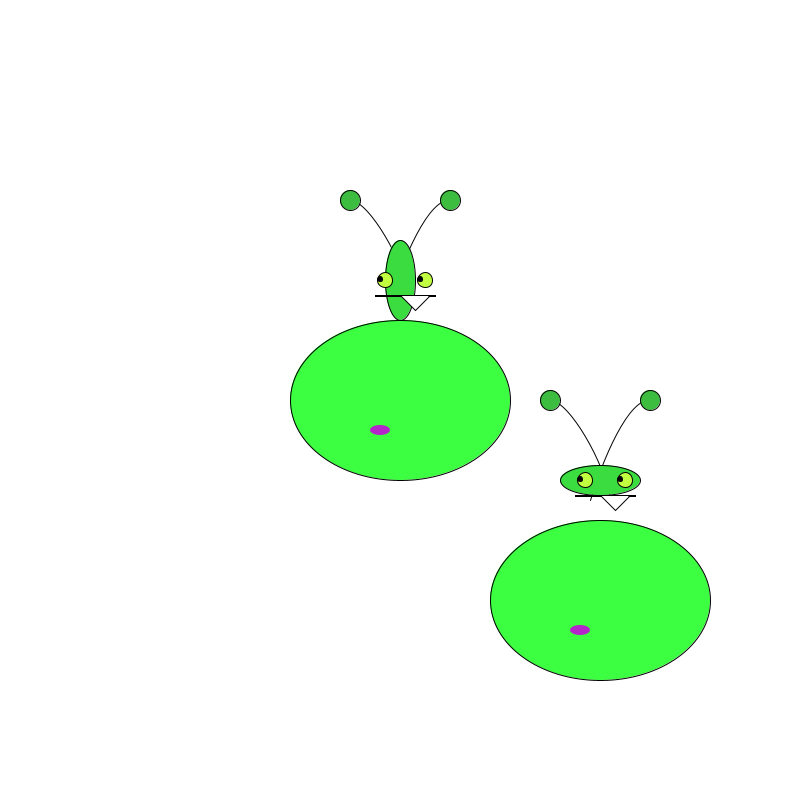
Frame 1 (no input)
Frame 60 (the mouse pressed at the canvas centre just before this capture): identical to frame 1, image omitted
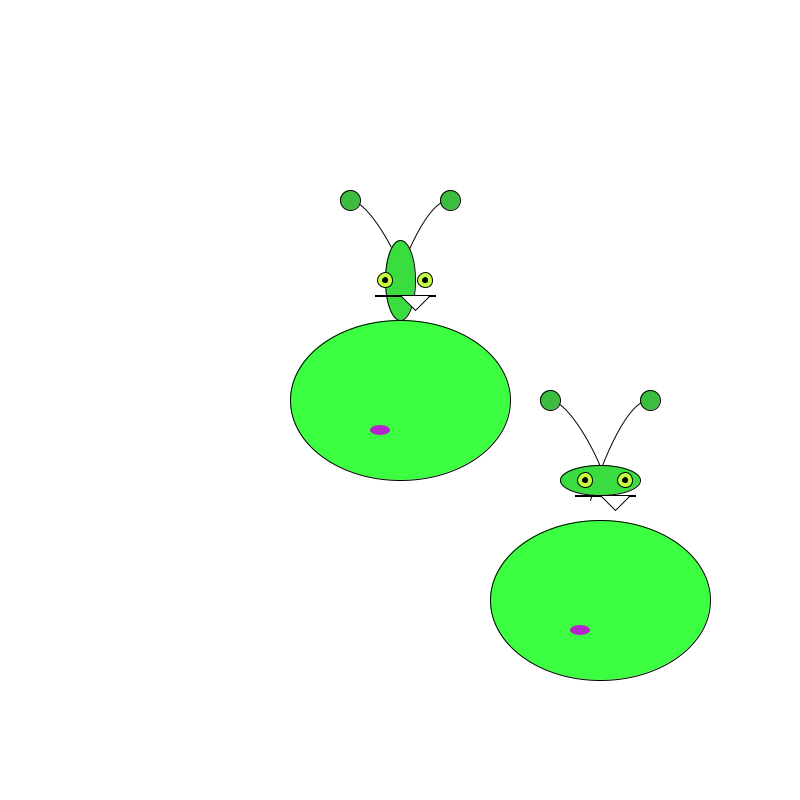
Frame 120 (the mouse held since frame 60 and released just before this capture)

The Processing sketch that drew these frames (run headless with seeded random() and noise(); from frame 60 on, the mouse is pressed at the canvas centre):

// Processing sketch: sketch_2_OOP
// ── sketch_2_OOP.pde
Monster fred;

Monster sonya;

void setup() {
  background(255);
  size(800, 800);
  fred = new Monster();

  sonya = new Monster();
  sonya.x = 200;
  sonya.y = 200;
}

void draw() {
  background(255);

  /*
  update();
   monsterBody(220, 160);
   head(30, 80);
   //eye();  /// because inside another function
   */
  fred.update();
  fred.display(220, 160, 30, 80);
  //fred.head(150, 150);


  sonya.update();
  sonya.display(220, 160, 80, 30);
}

// ── Monster.pde

class Monster {

  int w ;
  int ang;
  float wanderX ;
  float wanderY ;
  public float x, y;
  color s1 ; //greenish yellow
  color s2 ; //lighter green
  color blink ;
  color wort;



  Monster() {  // pass variables thru the constructor, 
    // better hand at creating
    // unique instance
    w = 800;
    ang = 45;
    wanderX = 0;
    wanderY = 0;

    s1 = color(60, 189, 64); //greenish yellow
    s2 = color(59, 220, 64); //lighter green
    blink = s1;
    wort = color(181, 35, 203); // purple wart
  }

  void display(int wide, int tall, int hx, int hy) {

    smooth();

    curve(w/2 - 100 + x, w/2-100 + y, w/2 - 50 + x, w/2-200 + y, w/2 + 10 + x, w/2 -100 + y, w/2 -20 + x, w/2 + 20 + y); //left antenna
    curve(w/2 + 120 + x, w/2-80 + y, w/2 + 50 + x, w/2-200 + y, w/2 - 10 + x, w/2 - 100 + y, w/2 -20 + x, w/2 + 40 + y); //right antenna
    fill(59, 275, 64); //darker green
    ellipse(w/2 + x, w/2 + y, wide, tall); //body  120, 160
    fill(wort); // purple
    noStroke(); 
    ellipse(w/2 - 20 + x, w/2 + 30 + y, 20, 10);  //wart
    ///*
    head(hx, hy);
    /*
     fill(59, 220, 64); // lighter green
     stroke(0); 
     ellipse(w/2 + x, w/2 - 120 + y, wid, hei); //head  // 100, 80
     fill(0);
     rect(w/2 - 25 + x, w/2 - 105 + y, 60, 1); //mouth
     fill(255);
     triangle(w/2 + 15 + x, w/2 - 90 + y, w/2 + x, w/2-105 + y, w/2 + 30 + x, w/2 - 105 + y); //tooth
     eye(wanderX, wanderY, x, y);
     fill(60, 189, 64); //lighter green
     ellipse(w/2 - 50 + x, w/2 - 200 + y, 20, 20); // left antenna point
     ellipse(w/2 + 50 + x, w/2 - 200 + y, 20, 20); // right antenna point
     noFill();
     
     */
  }

  void update() {

    wanderX = map(mouseX, 0, width, -5, 5);
    //print("wanderX is  ");
    //println(wanderX);
    wanderY = map(mouseX, 0, width, -1, 1);
  }

  void head(int wid, int hei) {
    fill(59, 220, 64); // lighter green
    stroke(0); 
    ellipse(w/2 + x, w/2 - 120 + y, wid, hei); //head  // 100, 80
    fill(0);
    rect(w/2 - 25 + x, w/2 - 105 + y, 60, 1); //mouth
    fill(255);
    triangle(w/2 + 15 + x, w/2 - 90 + y, w/2 + x, w/2-105 + y, w/2 + 30 + x, w/2 - 105 + y); //tooth
    eye(wanderX, wanderY);
    fill(60, 189, 64); //lighter green
    ellipse(w/2 - 50 + x, w/2 - 200 + y, 20, 20); // left antenna point
    ellipse(w/2 + 50 + x, w/2 - 200 + y, 20, 20); // right antenna point
    noFill();
  }

  void eye(float wX, float wY) {
    //eye
    fill(193, 255, 64); //greenish yellow
    ellipse(w/2 - 15 + x, w/2 - 120 + y, 15, 15); //left eye
    ellipse(w/2 + 25 + x, w/2 - 120 + y, 15, 15); //right eye
    fill(0);
    ellipse(w/2 - 15 + wX + x, w/2 - 120 + wY + y, 5, 5); //left pupil
    ellipse(w/2 + 25 + wX + x, w/2 - 120 + wY + y, 5, 5); //right pupil
    noFill();
  }
}
